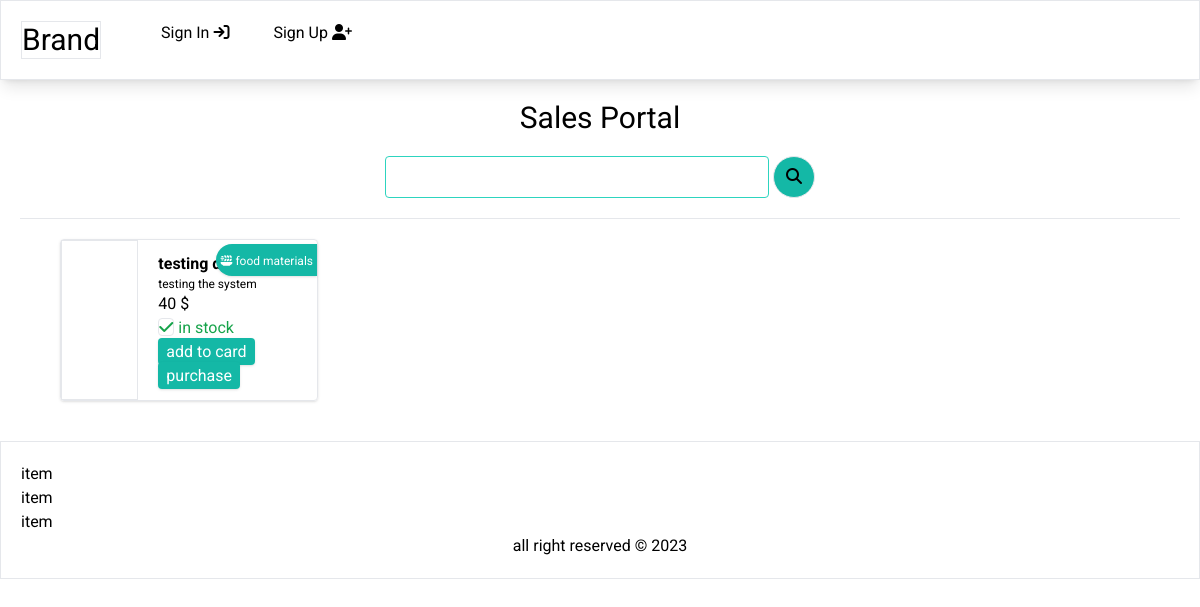
Before: /store/sales/ with the older database file.
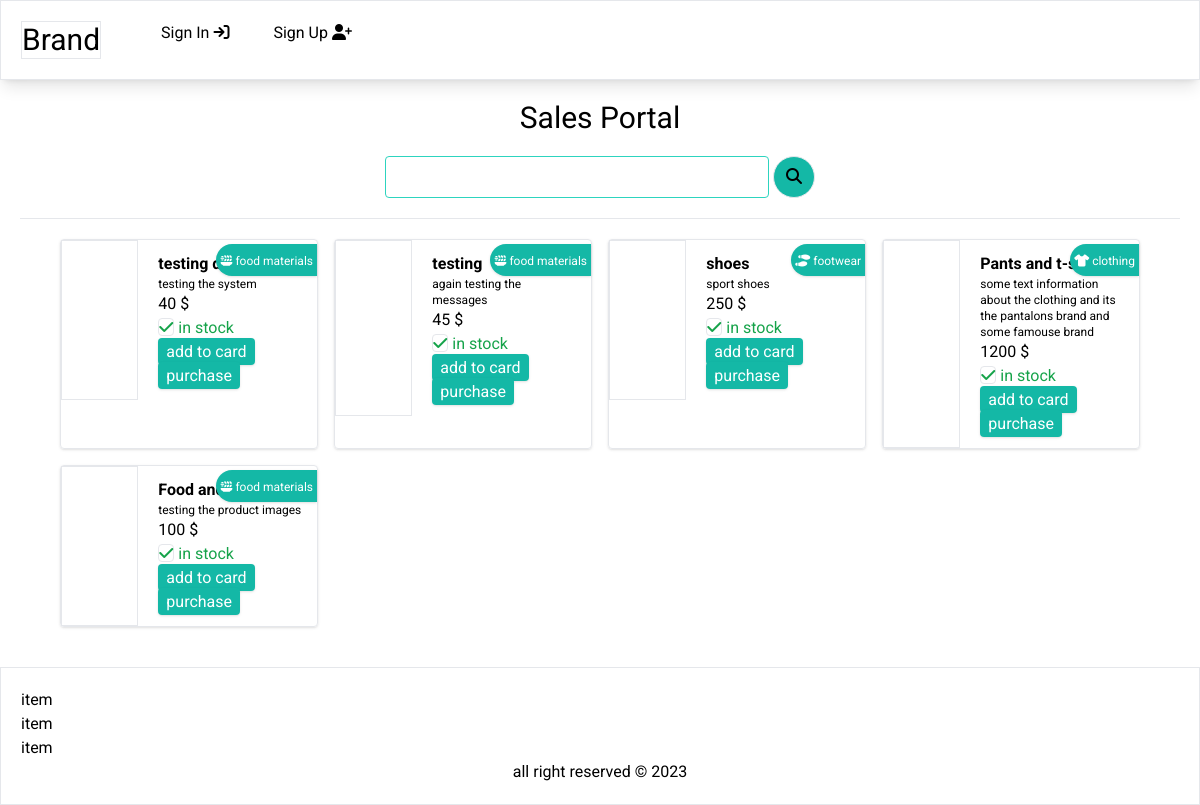
After: the same page with the newer database file.
### store/models.py (models this page shows, shortened)
class Product(models.Model):
    category = models.ForeignKey(Category, on_delete=models.CASCADE)
    name = models.CharField(max_length=100)
    description = models.CharField(max_length=200)
    price = models.IntegerField(default=0)
    bulk_price = models.IntegerField(default=0)
    quantity = models.IntegerField(default=0)
    rate = models.FloatField(default=0)
    mfd = models.DateField(null=True, blank=True)
    expd = models.DateField(null=True, blank=True)
    profit = models.IntegerField(default=0)
    stock = models.IntegerField(default=0)
    image = models.ImageField(default='default.jpg', upload_to='item_images')

class Category(models.Model):
    name = models.CharField(max_length=50)
    description = models.CharField(max_length=200)
    def __str__(self):
        return self.name

### store/views.py (the view)
# urls.py: path('sales/', views.sales, name='sales'),
def sales(request):
    product = Product.objects.select_related('category')
    context = {'product':product}
    return render(request, 'sales.html',context)

### store/templates/sales.html (shortened to what this page needs)
{% extends 'main/base.html' %}
{% load static %}
{% block content %}
<div class="sales">
    <div class="grid lg:grid-row-2 m-5">
        <div class="">
        <h1 class="text-3xl text-center">Sales Portal</h1>
        <div class="flex justify-center">
        <form action="" method="POST" class="my-5">
            <input type="text" class="py-2 rounded border border-teal-400 w-96">
            <button class="rounded-full border bg-teal-500 hover:bg-teal-700 hover:text-white px-3 py-2"><i class="fa-solid fa-magnifying-glass"></i></button>
        </form>
        </div>
    </div>
        <hr>
    <div class="mx-10 my-5">
        <div class="grid grid-cols-4 gap-4">
                {% for item in product %}
                <div class="card rounded shadow border">
                    <div class="grid grid-cols-3">
                        <div class="avatar border mr-2">
                        </div>
                        <div class="details p-3 w-full col-span-2 relative">
                            <p class="font-bold inline-block">{{item.name}}</p>
                            <span class="absolute right-0 top-0 p-1 bg-teal-500 rounded-l-full mt-1 shadow">
                                {% if item.category.id == 3 %}
                                    <p class="m-0 p-0 inline-block text-white text-xs"><i class="fa-solid fa-plate-wheat"></i>&nbsp;{{item.category}}</p>
                                {% elif item.category.id == 2 %}
                                    <p class="m-0 p-0 inline-block text-white text-xs"><i class="fa-solid fa-shoe-prints"></i>&nbsp;{{item.category}}</p>
                                    {% elif item.category.id == 1 %}
                                    <p class="m-0 p-0 inline-block text-white text-xs"><i class="fa-solid fa-shirt"></i>&nbsp;{{item.category}}</p>
                                {% endif %}
                            </span>
                            <p class="text-xs">{{item.description}}</p>
                            <p>{{item.price}} $</p>
                            {% if item.stock %}
                                <p class="text-green-600"><i class="fa-solid fa-check border rounded"></i>&nbsp;in stock</p>
                            {% else %}
                                <p class="text-red-500">out of stock</p>
                            {% endif %}
                            <a class="bg-teal-500 text-white py-1 px-2 rounded shadow hover:bg-teal-700 hover:font-bold" href="">add to card</a>
                            <a class="bg-teal-500 text-white py-1 px-2 rounded shadow hover:bg-teal-700 hover:font-bold" href="{% url 'store:dispatch' item.id %}">purchase</a>
                        </div>
                    </div>
                </div>
                {% endfor %}
        </div>
    </div>
</div>
{% endblock content %}

### store/templates/main/base.html (shortened to what this page needs)
{% load static %}
<!doctype html>
<html>
<head>
    <link rel="stylesheet" href="https://cdnjs.cloudflare.com/ajax/libs/font-awesome/6.4.2/css/all.min.css"
 />
    <link rel="stylesheet" href="{% static 'css/style.css' %}">
    <script src="https://cdn.tailwindcss.com"></script>
</head>
<body>
    {% include 'includes/navbar.html' %}
    {% block content %}
    {% endblock content %}
    {% include 'includes/footer.html' %}
</body>
</html>

### store/templates/includes/navbar.html
<div class="nav">
    <div class="p-5 border shadow-lg z-20">
        <div class="flex">
            <span class="border">
                <a href="{% url 'home' %}" class="text-3xl">Brand</a>
            </span>
            <div class="justify-end">
                <ul class="inline mx-10 text-md">
                    {% if user.is_authenticated %}
                    <li class="inline mx-5 hover:font-bold cursor-pointer"><a href="{% url 'store:purchase' %}">Purchase&nbsp;<i
                                class="fa-solid fa-cart-plus"></i></a></li>
                    <li class="inline mx-5 hover:font-bold cursor-pointer"><a href="{% url 'store:sales' %}">Sales&nbsp;<i
                                class="fa-solid fa-cart-shopping"></i></a></li>
                    <li class="inline mx-5 hover:font-bold cursor-pointer"><a href="{% url 'store:product' %}">Products&nbsp;<i
                                class="fa-solid fa-box-open"></i></a></li>
                    <li class="inline mx-5 hover:font-bold cursor-pointer"><a href="{% url 'store:signout' %}">logout&nbsp;<i
                                class="fa-solid fa-user-minus"></i></a></li>
                    {% else %}
                    <li class="inline mx-5 hover:font-bold cursor-pointer"><a href="{% url 'store:signin' %}">Sign In&nbsp;<i
                                class="fa-solid fa-arrow-right-to-bracket"></i></a></li>
                    <li class="inline mx-5 hover:font-bold cursor-pointer"><a href="{% url 'store:signup' %}">Sign Up&nbsp;<i
                                class="fa-solid fa-user-plus"></i></a></li>
                    {% endif %}
                </ul>
            </div>
        </div>
    </div>
</div>

### store/templates/includes/footer.html
<div class="footer p-5 border ">
    <ul class="inline">
        <li>item</li>
        <li>item</li>
        <li>item</li>
    </ul>
    <p class="text-center">all right reserved &copy; 2023</p>
</div>

### store/static/css/style.css (style rules this page uses)
* { font-family: 'Roboto','AR One Sans','Montserrat','Open Sans', sans-serif; }

Changed rows visible on the page:
added Product: name "testing", category "food materials", description "again testing the messages", price "45", stock 24 (drawn)
added Product: name "shoes", category "footwear", description "sport shoes", price "250", stock 36 (drawn)
added Product: name "Pants and t-shirts", category "clothing", description "some text information about the clothing and its the pantalons brand and some famouse brand", price "1200", stock 12 (drawn)
added Product: name "Food and water", category "food materials", description "testing the product images", price "100", stock 12 (drawn)
